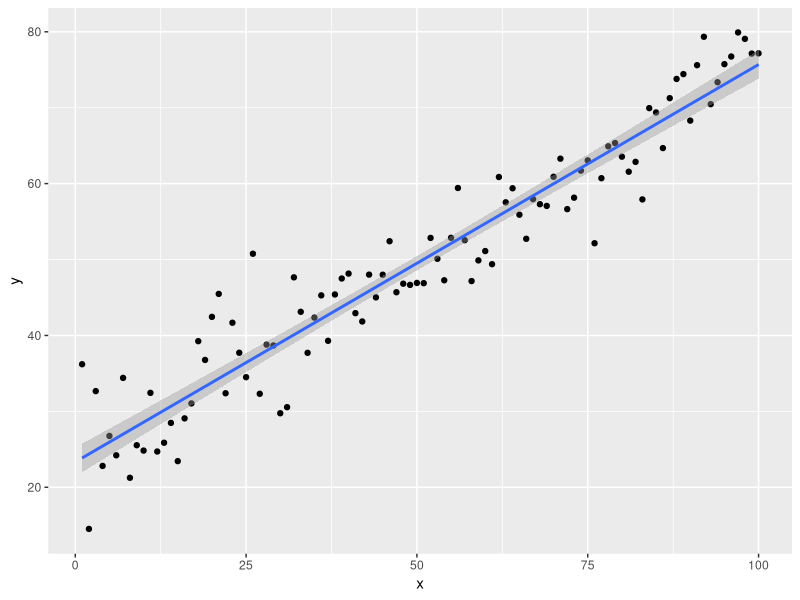

Source code (R):
###########################################################################################################
## Aula 2
## ggplot2
###########################################################################################################
library(tidyverse)

dados <- tibble(x = 1:100, y = x*0.5+rnorm(100, 25, 5))
ggplot(data = dados, mapping = aes(x = x, y = y)) +
  geom_point() +
  geom_smooth(method = "lm")
  
amostras100 <- as.tibble(read.csv2(file = "100_amostras.csv", header = TRUE, dec = "."))
sexo <- as.tibble(read.csv2("sexo.csv"))

amostras100_tidy <- gather(data = amostras100,
                           key = Amostra,
                           value = Valor,
                           -renda)

df_juntos <- inner_join(amostras100, sexo, by = "renda")
